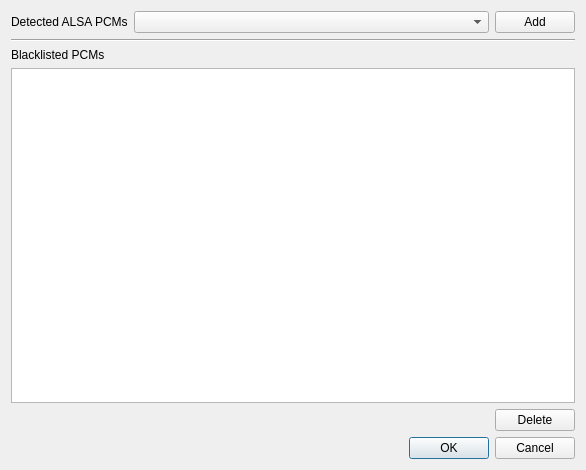
<?xml version="1.0" encoding="UTF-8"?>
<ui version="4.0">
 <class>ZBlacklistDialog</class>
 <widget class="QDialog" name="ZBlacklistDialog">
  <property name="geometry">
   <rect>
    <x>0</x>
    <y>0</y>
    <width>586</width>
    <height>470</height>
   </rect>
  </property>
  <property name="windowTitle">
   <string>ALSA PCM blacklist properties</string>
  </property>
  <layout class="QVBoxLayout" name="verticalLayout">
   <item>
    <layout class="QHBoxLayout" name="horizontalLayout_2">
     <item>
      <widget class="QLabel" name="label_2">
       <property name="text">
        <string>Detected ALSA PCMs</string>
       </property>
       <property name="buddy">
        <cstring>comboPCMs</cstring>
       </property>
      </widget>
     </item>
     <item>
      <widget class="QComboBox" name="comboPCMs">
       <property name="sizePolicy">
        <sizepolicy hsizetype="Expanding" vsizetype="Fixed">
         <horstretch>0</horstretch>
         <verstretch>0</verstretch>
        </sizepolicy>
       </property>
      </widget>
     </item>
     <item>
      <widget class="QPushButton" name="buttonAdd">
       <property name="text">
        <string>Add</string>
       </property>
      </widget>
     </item>
    </layout>
   </item>
   <item>
    <widget class="Line" name="line">
     <property name="orientation">
      <enum>Qt::Horizontal</enum>
     </property>
    </widget>
   </item>
   <item>
    <widget class="QLabel" name="label">
     <property name="text">
      <string>Blacklisted PCMs</string>
     </property>
     <property name="buddy">
      <cstring>listBlacklist</cstring>
     </property>
    </widget>
   </item>
   <item>
    <widget class="QListWidget" name="listBlacklist">
     <property name="selectionMode">
      <enum>QAbstractItemView::MultiSelection</enum>
     </property>
    </widget>
   </item>
   <item>
    <layout class="QHBoxLayout" name="horizontalLayout">
     <item>
      <spacer name="horizontalSpacer">
       <property name="orientation">
        <enum>Qt::Horizontal</enum>
       </property>
       <property name="sizeHint" stdset="0">
        <size>
         <width>40</width>
         <height>20</height>
        </size>
       </property>
      </spacer>
     </item>
     <item>
      <widget class="QPushButton" name="buttonDelete">
       <property name="text">
        <string>Delete</string>
       </property>
      </widget>
     </item>
    </layout>
   </item>
   <item>
    <widget class="QDialogButtonBox" name="buttonBox">
     <property name="orientation">
      <enum>Qt::Horizontal</enum>
     </property>
     <property name="standardButtons">
      <set>QDialogButtonBox::Cancel|QDialogButtonBox::Ok</set>
     </property>
    </widget>
   </item>
  </layout>
 </widget>
 <tabstops>
  <tabstop>comboPCMs</tabstop>
  <tabstop>buttonAdd</tabstop>
  <tabstop>listBlacklist</tabstop>
  <tabstop>buttonDelete</tabstop>
 </tabstops>
 <resources/>
 <connections>
  <connection>
   <sender>buttonBox</sender>
   <signal>accepted()</signal>
   <receiver>ZBlacklistDialog</receiver>
   <slot>accept()</slot>
   <hints>
    <hint type="sourcelabel">
     <x>227</x>
     <y>450</y>
    </hint>
    <hint type="destinationlabel">
     <x>157</x>
     <y>274</y>
    </hint>
   </hints>
  </connection>
  <connection>
   <sender>buttonBox</sender>
   <signal>rejected()</signal>
   <receiver>ZBlacklistDialog</receiver>
   <slot>reject()</slot>
   <hints>
    <hint type="sourcelabel">
     <x>295</x>
     <y>456</y>
    </hint>
    <hint type="destinationlabel">
     <x>286</x>
     <y>274</y>
    </hint>
   </hints>
  </connection>
 </connections>
</ui>
